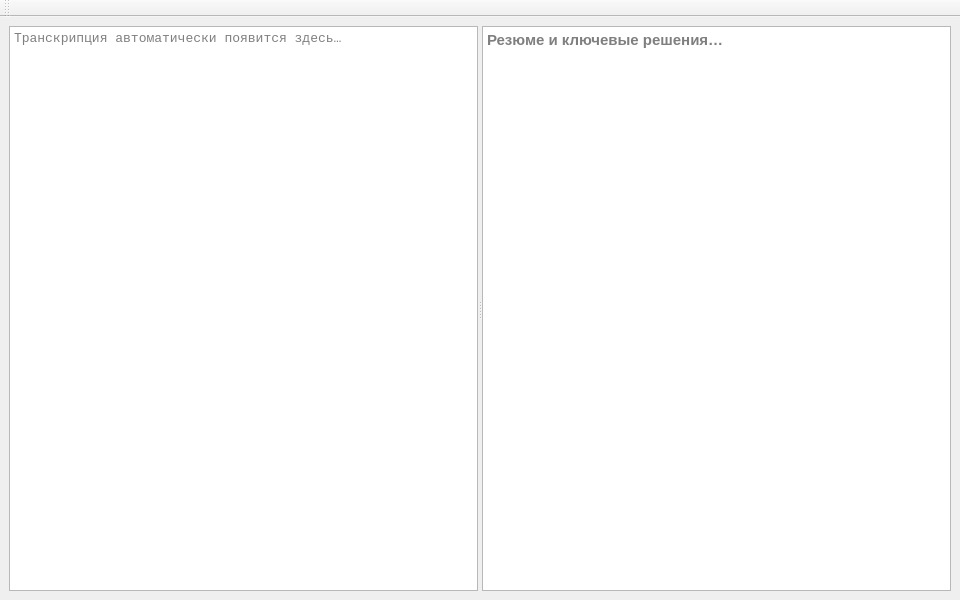
<?xml version="1.0" encoding="UTF-8"?>
<ui version="4.0">
 <class>MainWindow</class>
 <widget class="QMainWindow" name="MainWindow">
  <property name="windowTitle">
   <string>Online‑Meeting‑Optimizer</string>
  </property>
  <property name="minimumSize">
   <size>
    <width>960</width>
    <height>600</height>
   </size>
  </property>
  <!-- ======== Top toolbar ======== -->
  <addaction name="toolBar"/>
  <widget class="QToolBar" name="toolBar">
   <property name="toolButtonStyle">
    <enum>Qt::ToolButtonTextBesideIcon</enum>
   </property>
   <action name="actRecord"/>
  </widget>
  <!-- ======== Central Area ======== -->
  <widget class="QWidget" name="centralwidget">
   <layout class="QVBoxLayout" name="verticalLayout" stretch="1">
    <item>
     <widget class="QSplitter" name="splitter">
      <property name="orientation">
       <enum>Qt::Horizontal</enum>
      </property>
      <!-- Transcript -->
      <widget class="QTextEdit" name="txtTranscript">
       <property name="placeholderText">
        <string>Транскрипция автоматически появится здесь…</string>
       </property>
       <property name="font">
        <font>
         <family>Consolas</family>
         <pointsize>10</pointsize>
        </font>
       </property>
      </widget>
      <!-- Summary -->
      <widget class="QTextEdit" name="txtSummary">
       <property name="placeholderText">
        <string>Резюме и ключевые решения…</string>
       </property>
       <property name="font">
        <font>
         <family>Segoe UI</family>
         <pointsize>11</pointsize>
         <weight>75</weight>
         <bold>true</bold>
        </font>
       </property>
      </widget>
     </widget>
    </item>
   </layout>
  </widget>
  <!-- ======== Actions ======== -->
  <action name="actRecord">
   <property name="text">
    <string>Start / Stop Recording</string>
   </property>
   <property name="shortcut">
    <string>Ctrl+R</string>
   </property>
  </action>
 </widget>
 <resources/>
 <connections/>
</ui>
